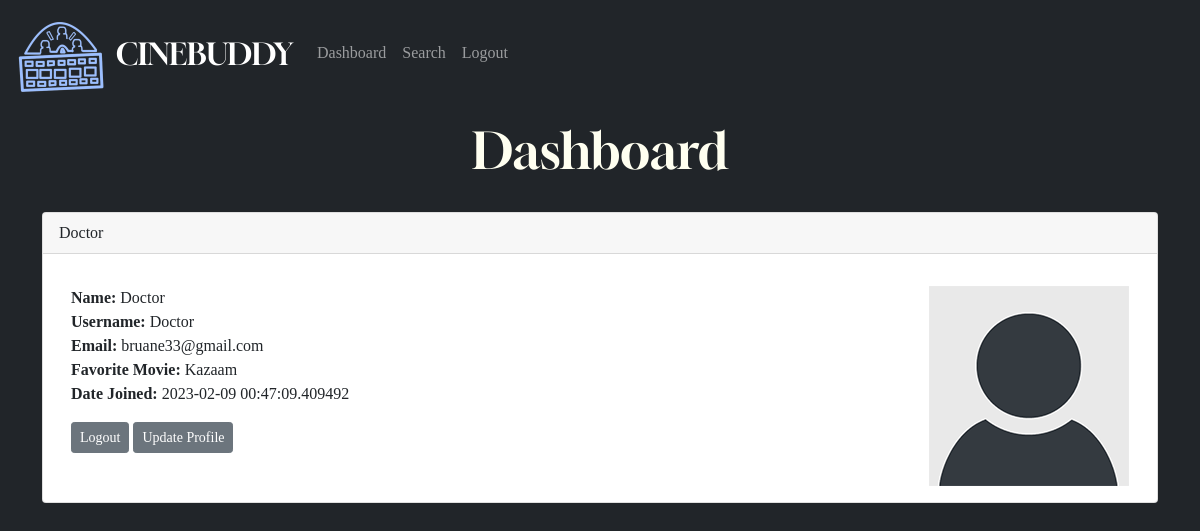
/dashboard (signed in), run on the app's committed database.
### app.py (models this page shows, shortened)
class Users(db.Model, UserMixin):
    id = db.Column(db.Integer, primary_key=True)
    username = db.Column(db.String(20), nullable=False, unique=True)
    name = db.Column(db.String(200), nullable=False)
    email = db.Column(db.String(120), nullable=False, unique=True)
    favorite_movie = db.Column(db.String(120))
    about_author = db.Column(db.Text(), nullable=True)
    date_added = db.Column(db.DateTime, default=datetime.utcnow)
    profile_pic = db.Column(db.String(), nullable=True)
    password_hash = db.Column(db.String(128))
    posts = db.relationship('Posts', backref='poster')
    @property
    def password(self):
        raise AttributeError('password is not a readable attribute!')

### app.py (the view)
@app.route('/dashboard', methods=['GET', 'POST'])
@login_required
def dashboard():
    form = UserForm()
    id = current_user.id
    name_to_update = Users.query.get_or_404(id)
    if request.method == "POST":
        name_to_update.name = request.form['name']
        name_to_update.email = request.form['email']
        name_to_update.favorite_movie = request.form['favorite_movie']
        name_to_update.password_hash = request.form['password_hash']
        name_to_update.username = request.form['username']
        name_to_update.about_author = request.form['about_author']
        if request.files['profile_pic']:
            name_to_update.profile_pic = request.files['profile_pic']
            pic_filename = secure_filename(name_to_update.profile_pic.filename)
            pic_name = str(uuid.uuid1()) + "_" + pic_filename
            saver = request.files['profile_pic']
            name_to_update.profile_pic = pic_name
            try:
                db.session.commit()
                saver.save(os.path.join(app.config['UPLOAD_FOLDER'], pic_name))
                flash("User Updated Successfully!")
                return render_template("dashboard.html",
                                       form=form,
                                       name_to_update=name_to_update)
            except:
                flash("Error!  Looks like there was a problem...try again!")
                return render_template("dashboard.html",
                                       form=form,
                                       name_to_update=name_to_update)
        else:
            db.session.commit()
            flash("User Updated Successfully!")
            return render_template("dashboard.html",
                                   form=form,
                                   name_to_update=name_to_update)
    else:
        return render_template("dashboard.html",
                               form=form,
                               name_to_update=name_to_update,
                               id=id)
    return render_template('dashboard.html')

### app.py (called while the page is built)
@login_manager.user_loader
def load_user(user_id):
    return Users.query.get(int(user_id))

@app.context_processor
def base():
    form = SearchForm()
    return dict(form=form)

### templates/dashboard.html (shortened to what this page needs)
{% extends 'base.html' %}
{% block content %}
<h2>Dashboard</h2>
<br/>
<div class="card">
  <div class="card-header">
    {{ current_user.name }}
  </div>
  <div class="card-body">
    <p class="card-text">
<div class="container">
	<div class="row">
		<div class="col-8">
    <strong>Name:</strong>
	{{ current_user.name }}<br/>
	<strong>Username:</strong>
	{{ current_user.username }}<br/>
	<strong>Email:</strong>
	{{ current_user.email }}<br/>
	<strong>Favorite Movie:</strong>
	{{ current_user.favorite_movie }}<br/>
	<strong>Date Joined:</strong>
	{{ current_user.date_added }}<br/>
    </p>
    <a href="{{ url_for('logout')}}" class="btn btn-secondary btn-sm">Logout</a>
    <a href="{{ url_for('update', id=current_user.id)}}" class="btn btn-secondary btn-sm">Update Profile</a>
    <br/><br/>
	</div>
	<div class="col-4">
		{% if current_user.profile_pic %}
		<img src="{{ url_for('static', filename='images/' + current_user.profile_pic)}}" width="200" align="right">
		{% else %}
		<img src="{{ url_for('static', filename='images/default_profile_pic.png')}}" width="200" align="right">
		{% endif %}
	</div>
	</div>
	</div>
<br/>
{% endblock %}

### static/css/style.css (style rules this page uses)
h2 { font-size: 50px; text-align: center; color: ivory; font-family: Gloock; }
body { background: #212529; font-family: WorkSans; }

### data on the page
Users: name "Doctor", username "Doctor", email "bruane33@gmail.com", favorite_movie "Kazaam", date_added "2023-02-09 00:47:09.409492"
